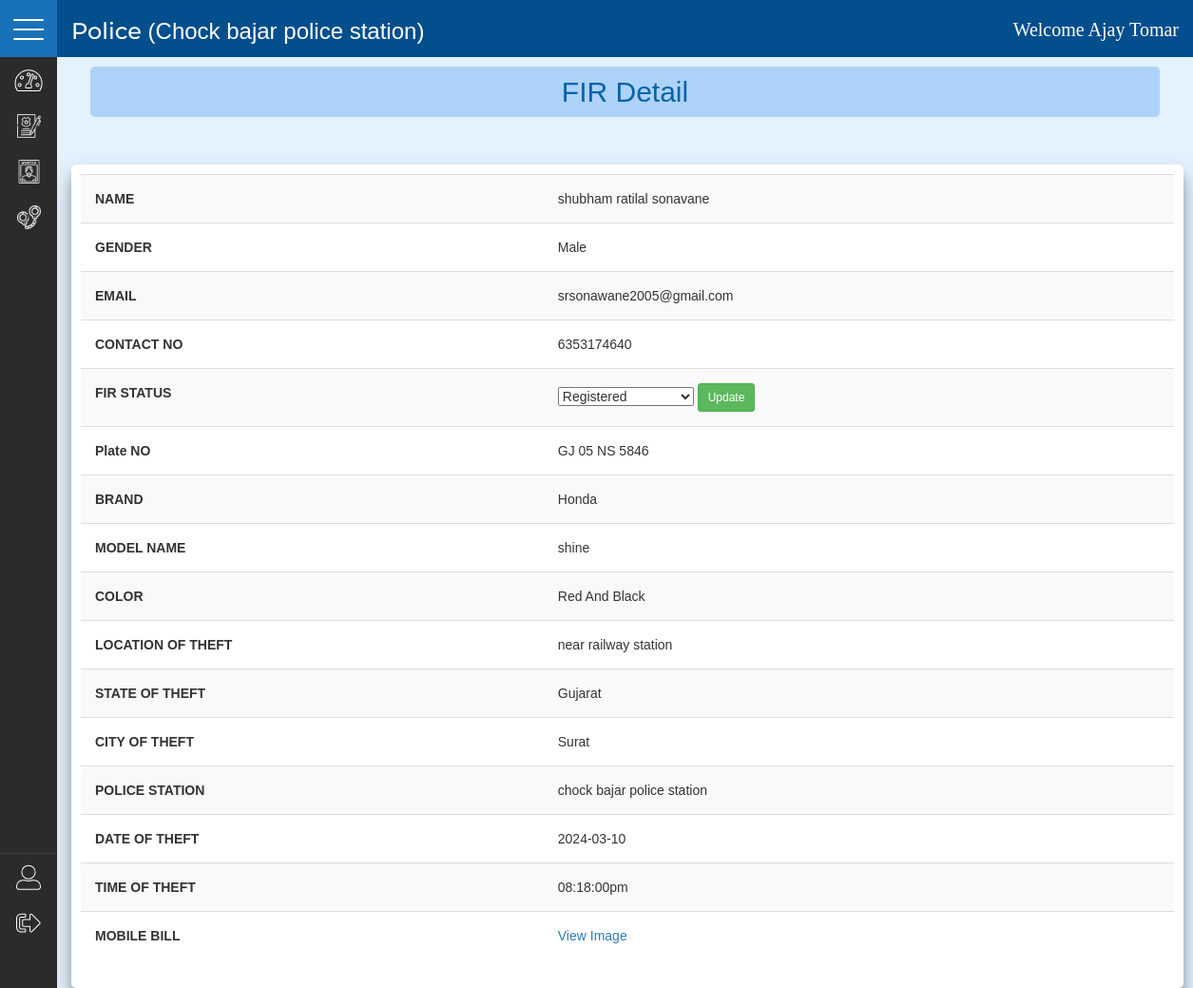
The app's page /police/vehical_fir_detail.php?id=20241003092148 (signed in) with its own data.
### tables this page shows
CREATE TABLE `police_station` (
  `station_id` int(5) NOT NULL,
  `station_name` varchar(50) NOT NULL,
  `address` varchar(50) NOT NULL,
  `city_id` int(5) NOT NULL,
  `contact` varchar(10) NOT NULL
);

CREATE TABLE `police` (
  `police_id` int(3) NOT NULL,
  `first_name` varchar(25) NOT NULL,
  `middle_name` varchar(25) NOT NULL,
  `last_name` varchar(25) NOT NULL,
  `dob` varchar(10) NOT NULL,
  `contact` varchar(10) NOT NULL,
  `email` varchar(50) NOT NULL,
  `pass` varchar(100) NOT NULL,
  `city_id` int(3) NOT NULL,
  `rank_id` int(3) NOT NULL,
  `station_id` int(3) NOT NULL
);

CREATE TABLE `vehical_fir` (
  `vehical_fir_id` int(11) NOT NULL,
  `fir_id` bigint(20) NOT NULL,
  `plate_no` varchar(15) NOT NULL,
  `brand` varchar(30) NOT NULL,
  `model_name` varchar(25) NOT NULL,
  `model_year` varchar(5) NOT NULL,
  `color` varchar(15) NOT NULL,
  `type` varchar(25) NOT NULL,
  `location_of_theft` varchar(50) NOT NULL,
  `city_id` int(5) NOT NULL,
  `station_id` int(5) NOT NULL,
  `date_of_theft` varchar(15) NOT NULL,
  `time_of_theft` varchar(15) NOT NULL,
  `vehical_rc` varchar(50) NOT NULL
);

CREATE TABLE `user` (
  `user_id` int(3) NOT NULL,
  `fname` varchar(25) NOT NULL,
  `mname` varchar(25) NOT NULL,
  `lname` varchar(25) NOT NULL,
  `email` varchar(50) NOT NULL,
  `contact` varchar(10) NOT NULL,
  `gender` varchar(10) NOT NULL,
  `dob` varchar(12) NOT NULL,
  `aadhar_no` varchar(15) NOT NULL,
  `address` varchar(50) NOT NULL,
  `city_id` int(3) NOT NULL,
  `password` varchar(100) NOT NULL,
  `img_url` varchar(80) NOT NULL
);

CREATE TABLE `fir_status` (
  `status_id` int(11) NOT NULL,
  `status_name` varchar(30) NOT NULL
);

CREATE TABLE `states` (
  `state_id` int(11) NOT NULL,
  `state_name` varchar(40) NOT NULL,
  `country_id` int(11) DEFAULT NULL
);

CREATE TABLE `cities` (
  `city_id` int(11) NOT NULL,
  `city_name` varchar(50) NOT NULL,
  `state_id` int(11) DEFAULT NULL
);

### police/vehical_fir_detail.php (the view, shortened to what this page needs)
<?php
include('php/database.php');
?>
<!DOCTYPE html>
<html lang="en">
<head>
    <link rel="stylesheet" href="./css/style.css">
    <link rel="stylesheet" href="./css/mobile_fir.css">
    <link rel="stylesheet" href="./css/all.css">
</head>
<body>
    <?php require './includes/sidebar.php'?>
    <div id="content-wrapper">
        <div class="container-fluid">
        <h2 style="text-align:center;background:#aed3fb;color:rgb(5, 98, 167);padding:10px;border-radius:5px;margin:10px 20px 50px 20px">FIR Detail</h2>
        <div class="container detail_page">
            <form action="#" method="post">
                <table class="table table-striped table-responsive">
                    <?php
                        $fid = $_GET['id'];
                        $sql = "SELECT * FROM vehical_fir WHERE fir_id= $fid";
                        $result =$conn->query($sql);
                        while($row = $result->fetch_assoc()){
                            ?>
                                <?php
                                    $fir_sql = "SELECT * FROM fir WHERE fir_id=$fid";
                                    $fir_result =$conn->query($fir_sql);
                                    $fir_row = $fir_result->fetch_assoc();
                                    $fir_user_id = $fir_row['user_id'];
                                    $user_sql = "SELECT * FROM user WHERE user_id=$fir_user_id";
                                    $user_result =$conn->query($user_sql);
                                    $user_row = $user_result->fetch_assoc();
                                ?>
                                <tr>
                                    <th>NAME</th>
                                    <td><?php echo $user_row['fname']." ".$user_row['mname']." ".$user_row['lname']?></td>
                                </tr>
                                <tr>
                                    <th>GENDER</th>
                                    <td><?php echo $user_row['gender']?></td>
                                </tr>
                                <tr>
                                    <th>EMAIL</th>
                                    <td><?php echo $user_row['email']?></td>
                                </tr>
                                <tr>
                                    <th>CONTACT NO</th>
                                    <td><?php echo $user_row['contact']?></td>
                                </tr>
                                <tr>
                                    <th>FIR STATUS</th>
                                    <td>
                                        <select name="status_id" id="status_id">
                                        <?php
                                            $fir_old_status =  $fir_row['fir_status'];
                                            $status_sql = "SELECT * FROM fir_status;";
                                            $status_result =$conn->query($status_sql);
                                            while($status_row = $status_result->fetch_assoc()){
                                                ?>
                                                    <option <?php if($fir_old_status==$status_row['status_id']){echo "selected";}?> value="<?php echo $status_row['status_id']?>"><?php echo $status_row['status_name']?></option>
                                                <?php
                                            }
                                        ?>
                                         </select>
                                         <input type="submit" class="btn btn-sm btn-success" name="update" value="Update">
                                    </td>
                                </tr>
                                <tr>
                                    <th>Plate NO</th>
                                    <td><?php echo $row['plate_no'];?></td>
                                </tr>
                                <tr>
                                    <th>BRAND</th>
                                    <td><?php echo $row['brand'];?></td>
                                </tr>
                                <tr>
                                    <th>MODEL NAME</th>
                                    <td><?php echo $row['model_name'];?></td>
                                </tr>
                                <tr>
                                    <th>COLOR</th>
                                    <td><?php echo $row['color'];?></td>
                                </tr>
                                <tr>
                                    <th>LOCATION OF THEFT</th>
                                    <td><?php echo $row['location_of_theft'];?></td>
                                </tr>
                                <tr>
                                    <th>STATE OF THEFT</th>
                                    <td>
                                        <?php
                                            $city=$row['city_id'];
                                            $sql_city = "SELECT * FROM cities WHERE city_id=$city";
                                            $result_city = mysqli_query($conn, $sql_city);
                                            while($row_city = $result_city->fetch_assoc()){
                                                $state=$row_city['state_id'];
                                                $sql_state = "SELECT * FROM states WHERE state_id=$state";
                                                $result_state = mysqli_query($conn, $sql_state);
                                                while($row_state = $result_state->fetch_assoc()){
                                                    echo $row_state['state_name'];
                                                }
                                            }
                                        ?>
                                    </td>
                                </tr>
                                <tr>
                                    <th>CITY OF THEFT</th>
                                    <td>
                                        <?php
                                            $city=$row['city_id'];
                                            $sql_city = "SELECT * FROM cities WHERE city_id=$city";
                                            $result_city = mysqli_query($conn, $sql_city);
                                            while($row_city = $result_city->fetch_assoc()){
                                                echo $row_city['city_name'];
                                            }
                                        ?>
                                    </td>
                                </tr>
                                <tr>
                                    <th>POLICE STATION</th>
                                    <td>
                                        <?php
                                            $station_id =  $row['station_id'];
                                            $sql_station = "SELECT * FROM police_station WHERE station_id=$station_id";
                                            $result_station = mysqli_query($conn, $sql_station);
                                            $row_station = $result_station->fetch_assoc();
                                            echo $row_station['station_name'];
                                        ?>
                                    </td>
                                </tr>
                                <tr>
                                    <th>DATE OF THEFT</th>
                                    <td><?php echo $row['date_of_theft'];?></td>
                                </tr>
                                <tr>
                                    <th>TIME OF THEFT</th>
                                    <td><?php echo $row['time_of_theft'];?></td>
                                </tr>
                                <tr>
                                    <th>MOBILE BILL</th>
                                    <td><a href="#popup1" class="text-dark fw-bold" style="cursor:pointer;" onclick="getimage('<?php echo $row['vehical_rc']; ?>');">View Image</a></td>
                                </tr>
                            <?php
                        }
                    ?>
                </table>
            </form>
        </div>
    </div>
</body>
</html>

### police/includes/sidebar.php (shortened to what this page needs)
<link href="//netdna.bootstrapcdn.com/bootstrap/3.0.0/css/bootstrap.min.css" rel="stylesheet">
<link rel="stylesheet" href="./css/all.css">
<link rel="stylesheet" href="./css/style.css">
<header id="header">
 <div class="menu-button">
  <div id="nav-icon3">
   <span></span>
   <span></span>
   <span></span>
  </div>
 </div>
 <div id="top-bar">
  <h3 style="font-family: 'Montserrat', sans-serif;">Police<span>
  (<?php
            $police_id = $_SESSION['pid'];
            $sql = "SELECT * FROM police WHERE police_id=$police_id";
            $result =$conn->query($sql);
            $row = mysqli_fetch_assoc($result);
            $station_id =  $row['station_id'];
            $station_sql = "SELECT * FROM police_station WHERE station_id=$station_id";
            $station_result =$conn->query($station_sql);
            $station_row = mysqli_fetch_assoc($station_result);
            $station_name =  $station_row['station_name'];
            echo ucfirst($station_name);
    ?>)</span>
  <span style="float:right;font-size:20px;font-family: 'Tangerine', cursive;">Welcome  <?php
        $police_id = $_SESSION['pid'];
        $sql = "SELECT * FROM police WHERE police_id=$police_id";
        $result =$conn->query($sql);
        $row = mysqli_fetch_assoc($result);
        echo ucfirst($row['first_name'])."  ".ucfirst($row['last_name']);
  ?></span>
  </h3>
 </div>
</header>
<nav id="sidemenu">
 <div class="main-menu">
  <ul class='main-menu'>
  <li>
    <a href="index.php">
     <span class="glyphicon"><i class="fas fa-tachometer-alt" style="font-size:25px"></i></span> Dashboard
    </a>
   </li>
   <li>
    <a href="fir.php">
     <span class='glyphicon'><img src="./images/fir-white.png" height="25px" weight="25px"></span> FIR
    </a>
   </li>
   <li>
    <a href="criminal.php">
     <span class='glyphicon'><img src="./images/wanted-white.png" height="25px" weight="25px"></span> Wanted
    </a>
   </li>
   <li>
    <a href="ArrestedPerson.php">
     <span class='glyphicon'><img src="./images/police-handcuffs-white.png" height="25px" weight="25px"></span> Arressted
    </a>
   </li>
  </ul>
  <ul class='main-menu bottom'>
  <li>
    <a href="../police/police_profile.php" style="color:#fff;cursor:pointer">
     <span class='glyphicon'><i class="fas fa-user-alt" style="font-size:25px"></i></span> Profile
    </a>
   </li>
   <li>
    <a style="color:#fff;cursor:pointer" onclick="logout()">
     <span class='glyphicon'><i class="fas fa-sign-out-alt" style="font-size:25px"></i></span> Logout
    </a>
   </li>
  </ul>
 </div>
</nav>

### police/css/style.css (style rules this page uses)
* { margin: 0; padding: 0; box-sizing: border-box; font-family: "ubuntu", sans-serif; }
body { min-height: 100vh; background: #e3f2fd !important; transition: background-color 0.4s ease-in-out; }
#sidemenu { position: fixed; width: 60px; height: auto; top: 60px; bottom: 0; background: rgb(43, 43, 43); overflow: hidden; -webkit-transition: all .1s ease-in; -moz-transition: all .1s ease-in; -ms-transition: all .1s ease-in; -o-transition: all .1s ease-in; transition: all .1s ease-in; z-index: 5; }
#nav-icon3 { width: 32px; height: 32px; position: relative; -webkit-transform: rotate(0deg); -moz-transform: rotate(0deg); -o-transform: rotate(0deg); transform: rotate(0deg); -webkit-transition: .5s ease-in-out; -moz-transition: .5s ease-in-out; -o-transition: .5s ease-in-out; transition: .5s ease-in-out; cursor: pointer; display: block; }
#nav-icon3 span { display: block; position: absolute; height: 2px; width: 100%; background: #ffffff; border-radius: 9px; opacity: 1; left: 0; -webkit-transform: rotate(0deg); -moz-transform: rotate(0deg); -o-transform: rotate(0deg); transform: rotate(0deg); -webkit-transition: .25s ease-in-out; -moz-transition: .25s ease-in-out; -o-transition: .25s ease-in-out; transition: .25s ease-in-out; }
#nav-icon3 span:nth-child(1) { top: 6px; }
#nav-icon3 span:nth-child(2), #nav-icon3 span:nth-child(3) { top: 16px; }
#nav-icon3 span:nth-child(4) { top: 26px; }
#header .menu-button { position: fixed; top: 0; left: 0; width: 60px; height: 60px; background: rgb(5, 98, 167); -webkit-touch-callout: none; -webkit-user-select: none; -khtml-user-select: none; -moz-user-select: none; -ms-user-select: none; user-select: none; padding: 14px; }
#top-bar { position: fixed; display: block; top: 0; left: 60px; right: 0; height: 60px; width: auto; background: rgb(3, 78, 141); padding-left: 15px; padding-right: 15px; color: #ffffff; z-index: 5; }
#content-wrapper { padding-top: 60px; padding-left: 60px; }
li .glyphicon { margin-right: 10px; }
.main-menu { width: 230px; }
.main-menu ul { padding: 0; margin: 0; list-style: none; }
.main-menu li a { display: block; height: 48px; line-height: 32px; font-size: 16px; text-decoration: none; color: #ffffff; }
.main-menu li a span { font-size: 18px; width: 60px; text-align: center; line-height: 48px; color: transparent; -webkit-text-stroke-width: 1px; -webkit-text-stroke-color: #ffffff; }
.main-menu.bottom { position: absolute; bottom: 45px; border-top: 1px solid rgb(64, 64, 64); }
.fir_table, .criminal_table, .criminal_box, .Arrested_table, .detail_page { background-color: #fff; padding: 10px; border-radius: 5px; box-shadow: 0 14px 28px rgba(0, 0, 0, 0.25), 0 10px 10px rgba(0, 0, 0, 0.22); }

### police/css/mobile_fir.css (style rules this page uses)
th,td { margin: 5px; padding: 15px !important; }

### police/css/all.css (style rules this page uses)
.fa, .fas, .far, .fal, .fad, .fab { -moz-osx-font-smoothing: grayscale; -webkit-font-smoothing: antialiased; display: inline-block; font-style: normal; font-variant: normal; text-rendering: auto; line-height: 1; }
.fa-sign-out-alt:before { content: "\f2f5"; }
.fa-tachometer-alt:before { content: "\f3fd"; }
.fa-user-alt:before { content: "\f406"; }

### records on screen
police_station: station_name "Chock bajar police station"
police: first_name "Ajay", last_name "Tomar"
vehical_fir: user.fname "shubham", user.mname "ratilal", user.lname "sonavane", user.gender "Male", user.email "srsonawane2005@gmail.com", user.contact "6353174640", status_id "Registered", plate_no "GJ 05 NS 5846", brand "Honda", model_name "shine", color "Red And Black", location_of_theft "near railway station", station.station_name "chock bajar police station", date_of_theft "2024-03-10", time_of_theft "08:18:00pm"
cities: city_name "Surat"
states: state_name "Gujarat"
